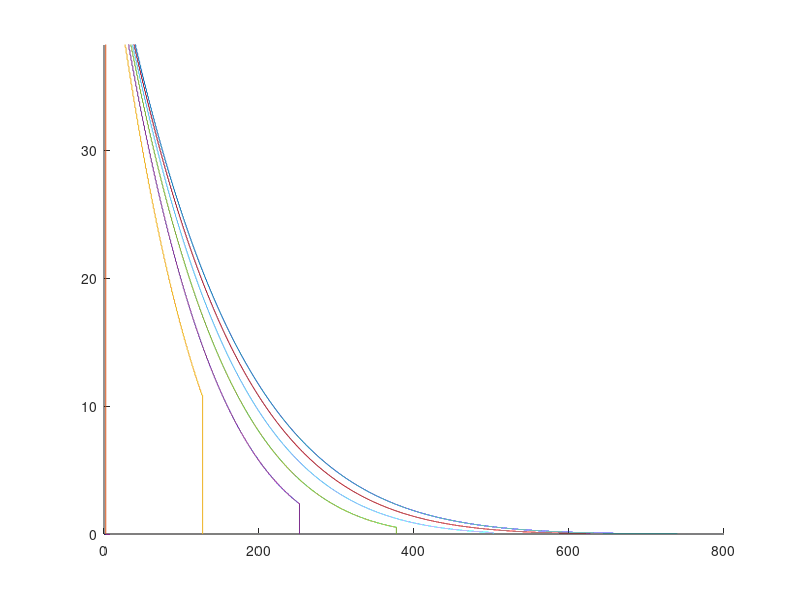

This figure's MATLAB source:
clear all; close all;

v1   = 25;  % polymerization
v2   = 15;  % depolymerization
fcat = 0.3; % catastrophe
fres = 0.1; % rescue
% fcat = 0; % catastrophe
% fres = 0; % rescue
cap = 100;

dim = 1; % dimension of system

r = 0; % nucleation rate
% r = 0; % nucleation rate

J = (v1*fres - v2*fcat)/(fcat+fres)
D = v1*v2/(fcat+fres);
tau =4*D/J^2;
L = D/abs(J);

r_critical = (sqrt(fcat)-sqrt(v1/v2*fres))^2

fp_curr = fcat; fm = fres; r_curr = r; vp = v1; vm = v2;
k_curr = ((fp_curr+fm-r_curr)*sqrt(r_curr*fp_curr)+r_curr*(-fp_curr+fm+r_curr))/(vp+vm)/(fp_curr-r_curr);
s_curr = (2*r_curr*fm)/(fp_curr+fm-r_curr)-k_curr*(vm*fp_curr-vp*fm-r_curr*vm)/(fp_curr+fm-r_curr);
v_theoretical = s_curr/k_curr


tmin = 0; tmax = 30;
xmin = 1; xmax = 800;

dt = 0.05; % discretization of time
dx = v1*dt/100;

t = tmin:dt:tmax; n = length(t);
x = xmin:dx:xmax; m = length(x);

%% initial condition
p0 = zeros(m,1);
q0 = zeros(m,1);
pflux = zeros(m,1);

% for i = 1:m;
%     if (x(i)<=10 && x(i)>=0.1)
%         p0(i) = 1;
%     end
% end

a = v1*dt/dx; a = fix(a);
pflux(1:a) = 50*ones(a,1);
 
% for i = 1:m;
%     if (x(i)>=40)&(x(i)<=60)
%         p0(i,1) = 5*(x(i)-40);
%     elseif (x(i)>=60)&(x(i)<=80)
%         p0(i,1) = -5*(x(i)-60)+100;
%     end
% end

% for i = 1:m;
%     if (x(i)>=40)&(x(i)<=60)
%         q0(i,1) = 2.5*(x(i)-40);
%     elseif (x(i)>=60)&(x(i)<=80)
%         q0(i,1) = -2.5*(x(i)-60)+50;
%     end
% end
% for i = 1:m;
%     if (x(i)>=640)&(x(i)<=660)
%         q0(i,1) = 2.5*(x(i)-40);
%     end
% end


%% solve time evolution

p_old = p0; q_old = q0;

a = v1*dt/dx; a = fix(a);
b = v2*dt/dx; b = fix(b); % rounds toward zero

sump = p0;
sumq = q0;
tpoints = [0];
for j = 1:n
    
    initial = sum(p_old+q_old);

    % translation by advection     
%     p = [zeros(a,1); p_old(1:(m-a))];
%     q = [q_old((b+1):m); zeros(b,1)];


    % translation by advection with radial geometry
    p_old_r = p_old.*((x./(x+v1*dt)).^(dim-1))';
    p = [zeros(a,1); p_old_r(1:(m-a))];
    
    q_old_r = q_old.*((x./(x-v2*dt)).^(dim-1))';
    q = [q_old_r((b+1):m); zeros(b,1)];
    
    % constant influx at boundary
    p = p+pflux;  
    
  
%     % reflecting boundary condition
%     reflect = flip([zeros(m-b,1); q_old(1:b)]);
%     p = p + reflect;
        
    % growth <-> shrink interconversion
    dp = -fcat*p*dt+fres*q*dt;
    dq = +fcat*p*dt-fres*q*dt;
    p = p+dp;
    q = q+dq;
    
    % nucleation of growing plus ends  
    nuc = r*p.*(1-p/cap)*dt; 
    
%     if j == n
%         figure; plot(x,p)
%         figure; plot(x, nuc)
%     end
    
%     nuc(nuc(:)<0) = 0;
    
    p = p + nuc;    
  
    p_old = p;
    q_old = q;
        
    if mod(j,5/dt) == 1
%         sump = [sump smooth(p,100)];
%         sumq = [sumq smooth(q,100)];
        sump = [sump p];
        sumq = [sumq q];
        tpoints = [tpoints j*dt];
    end
    
end

% figure(1); hold on;
% plot(x,p,x,q)
% legend('p0', 'q0', 'p', 'q')

yaxismax = max(max(sump(fix(40/dx):end,:)));

figure; hold on;
plot(x, sump)
axis([0 xmax 0 yaxismax])
% plot(x, cap*ones(length(x),1))
% sum(sump+sumq)
 
% figure;
% plot(x,sump.*repmat(x',1,length(tpoints)))
